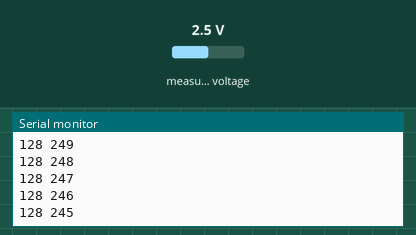
Simulated run of this sketch. Board: ESP32. Parts: the last lines printed to the serial monitor. Wiring (inferred from the names in the program): PCF8591 converter at I2C address 0x48. The test bench sets the inputs (shaded band); at power-on: measured voltage 2.5 V.

Above: at 1.2 s.
1.3 s: measured voltage set to 0.1 V
At 1.31 s:
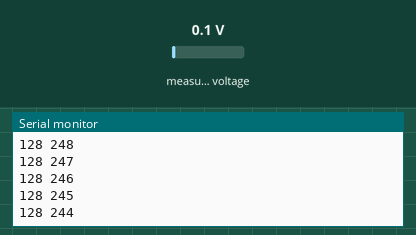
2.8 s: measured voltage set to 1.2 V
At 2.83 s:
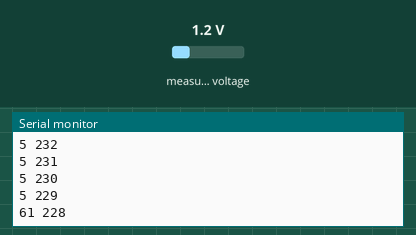
Timing chart, 0 to 5.8 s (numbered marks = the images above; inputs shaded):
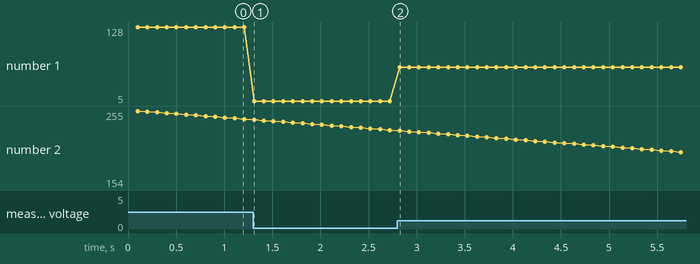

The sketch:

potentiometer.ino
```cpp
#include <Wire.h>
#include "Wire.h"
#define PCF8591 (0x90 >> 1)
#define ADC0 0x00
#define DAC 0x40
byte value0;
void setup()
{
 Wire.begin();
 Serial.begin(9600);
  Wire.pins(0, 2); // SDA, SCL
  Wire.begin(0, 2);
}
void loop()
{
 for (int d=100; d>=10; --d)
 {
   for (int i=255; i>=0; --i)
   {
     Wire.beginTransmission(PCF8591);
     Wire.write(DAC);
     Wire.write(i);
     Wire.endTransmission();
     delay(d);
     Wire.beginTransmission(PCF8591);
     Wire.write(ADC0);
     Wire.endTransmission();
     Wire.requestFrom(PCF8591, 2);
     value0=Wire.read();
     value0=Wire.read();
     Serial.print(value0); Serial.print(" ");
     Serial.print(i);
     Serial.println();
   }
      for (int i=0; i<=255; ++i)
   {
     Wire.beginTransmission(PCF8591);
     Wire.write(DAC);
     Wire.write(i);
     Wire.endTransmission();
     delay(d);
     Wire.beginTransmission(PCF8591);
     Wire.write(ADC0);
     Wire.endTransmission();
     Wire.requestFrom(PCF8591, 2);
     value0=Wire.read();
     value0=Wire.read();
     Serial.print(value0); Serial.print(" ");
     Serial.print(i);
     Serial.println();
   }
  }
}
```

Measured:
- plotted number 1: 128 → 5 after the input at 1.3 s
